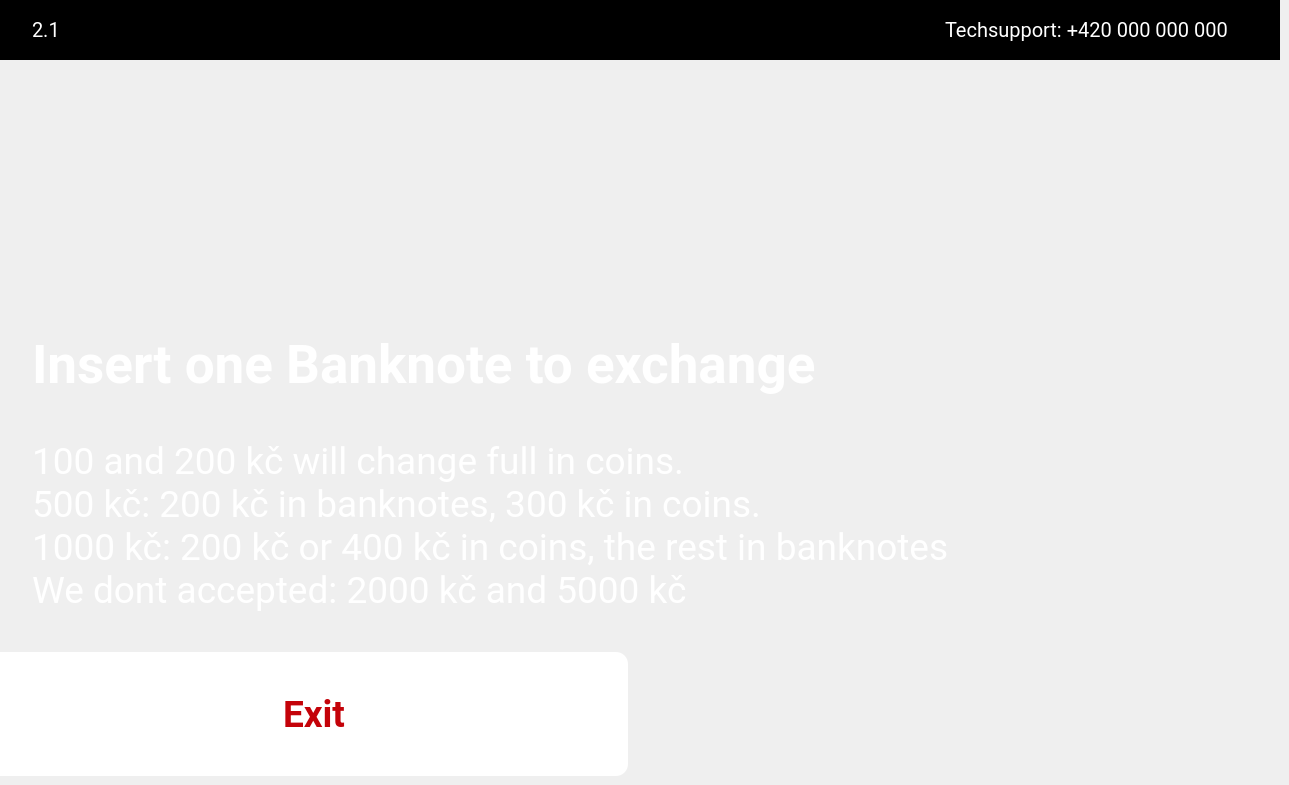
    <widget class="QWidget" name="i2Page">
     <widget class="QFrame" name="i2FrLogo">
      <property name="geometry">
       <rect>
        <x>0</x>
        <y>0</y>
        <width>1280</width>
        <height>60</height>
       </rect>
      </property>
      <property name="styleSheet">
       <string notr="true">background-color:rgb(0, 0, 0);
border:none;
</string>
      </property>
      <property name="frameShape">
       <enum>QFrame::StyledPanel</enum>
      </property>
      <property name="frameShadow">
       <enum>QFrame::Raised</enum>
      </property>
      <widget class="QLabel" name="i2LblLogo">
       <property name="geometry">
        <rect>
         <x>578</x>
         <y>13</y>
         <width>124</width>
         <height>34</height>
        </rect>
       </property>
       <property name="text">
        <string>&lt;html&gt;&lt;head/&gt;&lt;body&gt;&lt;p&gt;&lt;img src=&quot;:/res/pic/Frame.png&quot;/&gt;&lt;/p&gt;&lt;/body&gt;&lt;/html&gt;</string>
       </property>
      </widget>
      <widget class="QLabel" name="i2LblNumbPage">
       <property name="geometry">
        <rect>
         <x>32</x>
         <y>18</y>
         <width>120</width>
         <height>24</height>
        </rect>
       </property>
       <property name="font">
        <font>
         <family>Roboto</family>
         <pointsize>15</pointsize>
        </font>
       </property>
       <property name="styleSheet">
        <string notr="true">color:rgb(255, 255, 255);
qproperty-alignment: AlignLeft;</string>
       </property>
       <property name="text">
        <string>2.1</string>
       </property>
      </widget>
      <widget class="QLabel" name="i2LblTech">
       <property name="geometry">
        <rect>
         <x>945</x>
         <y>18</y>
         <width>303</width>
         <height>24</height>
        </rect>
       </property>
       <property name="font">
        <font>
         <family>Roboto</family>
         <pointsize>15</pointsize>
        </font>
       </property>
       <property name="styleSheet">
        <string notr="true">color:rgb(255, 255, 255);
qproperty-alignment: AlignLeft;</string>
       </property>
       <property name="text">
        <string>Techsupport: +420 000 000 000</string>
       </property>
      </widget>
     </widget>
     <widget class="QLabel" name="i2LblPic">
      <property name="geometry">
       <rect>
        <x>540</x>
        <y>112</y>
        <width>200</width>
        <height>200</height>
       </rect>
      </property>
      <property name="text">
       <string>&lt;html&gt;&lt;head/&gt;&lt;body&gt;&lt;p&gt;&lt;img src=&quot;:/res/pic/notesIN.png&quot;/&gt;&lt;/p&gt;&lt;/body&gt;&lt;/html&gt;</string>
      </property>
     </widget>
     <widget class="QLabel" name="i2LblText">
      <property name="geometry">
       <rect>
        <x>32</x>
        <y>334</y>
        <width>1217</width>
        <height>61</height>
       </rect>
      </property>
      <property name="font">
       <font>
        <family>Roboto</family>
        <pointsize>40</pointsize>
        <weight>75</weight>
        <bold>true</bold>
       </font>
      </property>
      <property name="styleSheet">
       <string notr="true">color:rgb(255, 255, 255);
qproperty-alignment: AlignCenter;</string>
      </property>
      <property name="text">
       <string>Insert one Banknote to exchange</string>
      </property>
     </widget>
     <widget class="QLabel" name="i2LblText2">
      <property name="geometry">
       <rect>
        <x>32</x>
        <y>420</y>
        <width>1217</width>
        <height>211</height>
       </rect>
      </property>
      <property name="font">
       <font>
        <family>Roboto</family>
        <pointsize>28</pointsize>
       </font>
      </property>
      <property name="styleSheet">
       <string notr="true">color:rgb(255, 255, 255);
qproperty-alignment: AlignCenter;</string>
      </property>
      <property name="text">
       <string>100 and 200 kč will change full in coins. 
500 kč: 200 kč in banknotes, 300 kč in coins.
1000 kč: 200 kč or 400 kč in coins, the rest in banknotes
We dont accepted: 2000 kč and 5000 kč</string>
      </property>
     </widget>
     <widget class="QPushButton" name="i2BtnExit">
      <property name="enabled">
       <bool>true</bool>
      </property>
      <property name="geometry">
       <rect>
        <x>0</x>
        <y>652</y>
        <width>628</width>
        <height>124</height>
       </rect>
      </property>
      <property name="font">
       <font>
        <family>Roboto</family>
        <pointsize>28</pointsize>
        <weight>75</weight>
        <bold>true</bold>
       </font>
      </property>
      <property name="focusPolicy">
       <enum>Qt::NoFocus</enum>
      </property>
      <property name="styleSheet">
       <string notr="true">QPushButton#i2BtnExit{background-color: rgb(255, 255, 255);
color:rgb(196, 2, 9);
border-top-left-radius: 0px;
    border-top-right-radius: 12px;
    border-bottom-right-radius: 12px;
    border-bottom-left-radius: 0px;
image:url(':/res/pic/Exit.png');
image-position: left;

border-style: outset;}
QPushButton#i2BtnExit:pressed{background-color:rgb(222, 222, 222);
border-style: inset;}</string>
      </property>
      <property name="text">
       <string>Exit</string>
      </property>
     </widget>
    </widget>
